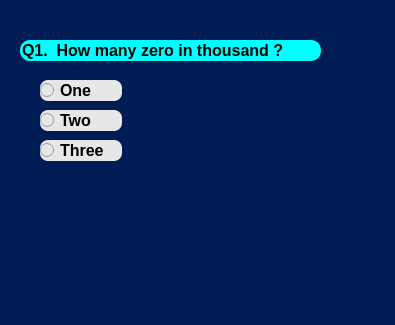
<?xml version="1.0" encoding="UTF-8"?>
<ui version="4.0">
 <class>MainWindow</class>
 <widget class="QMainWindow" name="MainWindow">
  <property name="geometry">
   <rect>
    <x>0</x>
    <y>0</y>
    <width>395</width>
    <height>325</height>
   </rect>
  </property>
  <property name="windowTitle">
   <string>MainWindow</string>
  </property>
  <property name="styleSheet">
   <string notr="true">background-color:rgb(0, 28, 85);</string>
  </property>
  <widget class="QWidget" name="centralwidget">
   <widget class="QRadioButton" name="radioButton">
    <property name="geometry">
     <rect>
      <x>40</x>
      <y>80</y>
      <width>82</width>
      <height>21</height>
     </rect>
    </property>
    <property name="font">
     <font>
      <pointsize>12</pointsize>
      <weight>75</weight>
      <bold>true</bold>
     </font>
    </property>
    <property name="styleSheet">
     <string notr="true">QRadioButton{
background-color:rgb(231, 231, 231);
border-radius:8px;
}

QRadioButton::hover{
background-color:rgb(85, 0, 0);
color:rgb(255, 255, 255);}
</string>
    </property>
    <property name="text">
     <string>One</string>
    </property>
   </widget>
   <widget class="QLineEdit" name="lineEdit">
    <property name="geometry">
     <rect>
      <x>20</x>
      <y>40</y>
      <width>301</width>
      <height>21</height>
     </rect>
    </property>
    <property name="font">
     <font>
      <pointsize>12</pointsize>
      <weight>75</weight>
      <bold>true</bold>
     </font>
    </property>
    <property name="styleSheet">
     <string notr="true">background-color:rgb(0, 255, 255);
border-color:rgb(170, 0, 0);
border-radius:10px;</string>
    </property>
    <property name="text">
     <string>Q1.  How many zero in thousand ?</string>
    </property>
   </widget>
   <widget class="QRadioButton" name="radioButton_2">
    <property name="geometry">
     <rect>
      <x>40</x>
      <y>110</y>
      <width>82</width>
      <height>21</height>
     </rect>
    </property>
    <property name="font">
     <font>
      <pointsize>12</pointsize>
      <weight>75</weight>
      <bold>true</bold>
     </font>
    </property>
    <property name="styleSheet">
     <string notr="true">QRadioButton{
background-color:rgb(231, 231, 231);
border-radius:8px;}

QRadioButton::hover{
background-color:rgb(85, 0, 0);
color:rgb(255, 255, 255);}
</string>
    </property>
    <property name="text">
     <string>Two</string>
    </property>
   </widget>
   <widget class="QRadioButton" name="radioButton_3">
    <property name="geometry">
     <rect>
      <x>40</x>
      <y>140</y>
      <width>82</width>
      <height>21</height>
     </rect>
    </property>
    <property name="font">
     <font>
      <pointsize>12</pointsize>
      <weight>75</weight>
      <bold>true</bold>
     </font>
    </property>
    <property name="styleSheet">
     <string notr="true">QRadioButton{
background-color:rgb(231, 231, 231);
border-radius:8px;}

QRadioButton::hover{
background-color:rgb(85, 0, 0);
color:rgb(255, 255, 255);}
</string>
    </property>
    <property name="text">
     <string>Three</string>
    </property>
   </widget>
  </widget>
  <widget class="QStatusBar" name="statusbar"/>
 </widget>
 <resources/>
 <connections/>
</ui>
